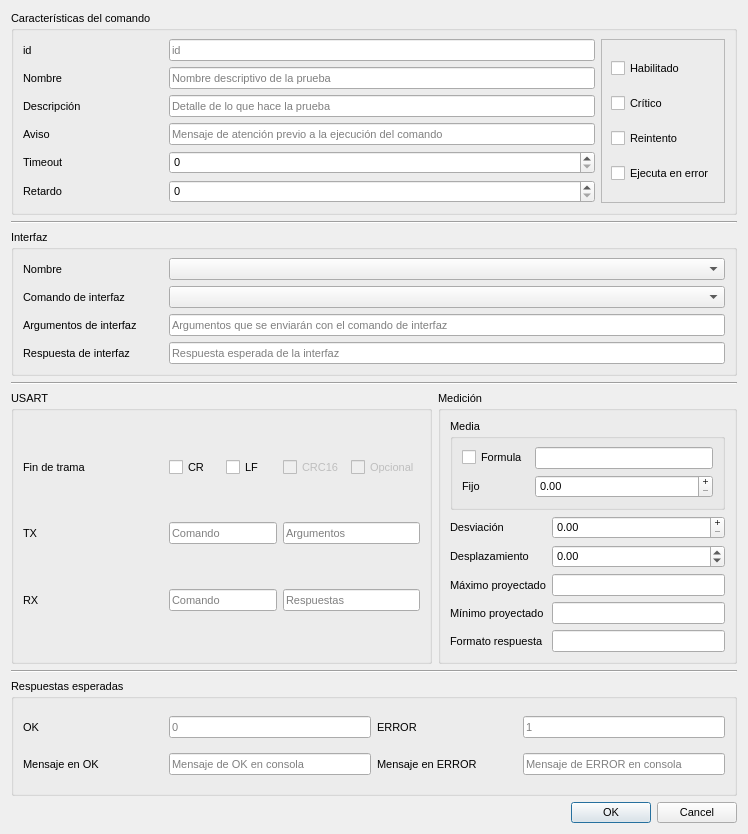
<?xml version="1.0" encoding="UTF-8"?>
<ui version="4.0">
 <class>CommandEditDialog</class>
 <widget class="QDialog" name="CommandEditDialog">
  <property name="geometry">
   <rect>
    <x>0</x>
    <y>0</y>
    <width>748</width>
    <height>834</height>
   </rect>
  </property>
  <property name="font">
   <font>
    <pointsize>8</pointsize>
   </font>
  </property>
  <property name="windowTitle">
   <string>Editor de comandos</string>
  </property>
  <layout class="QGridLayout" name="gridLayout">
   <item row="5" column="0">
    <widget class="QGroupBox" name="groupBox">
     <property name="minimumSize">
      <size>
       <width>0</width>
       <height>0</height>
      </size>
     </property>
     <property name="title">
      <string>USART</string>
     </property>
     <layout class="QGridLayout" name="gridLayout_2">
      <item row="3" column="0">
       <widget class="QLabel" name="label_19">
        <property name="minimumSize">
         <size>
          <width>140</width>
          <height>0</height>
         </size>
        </property>
        <property name="maximumSize">
         <size>
          <width>140</width>
          <height>16777215</height>
         </size>
        </property>
        <property name="text">
         <string>RX</string>
        </property>
       </widget>
      </item>
      <item row="3" column="1" colspan="2">
       <widget class="QLineEdit" name="lineEdit_rxCommand">
        <property name="sizePolicy">
         <sizepolicy hsizetype="Minimum" vsizetype="Fixed">
          <horstretch>0</horstretch>
          <verstretch>0</verstretch>
         </sizepolicy>
        </property>
        <property name="maximumSize">
         <size>
          <width>16777215</width>
          <height>16777215</height>
         </size>
        </property>
        <property name="placeholderText">
         <string>Comando</string>
        </property>
       </widget>
      </item>
      <item row="1" column="3" colspan="2">
       <widget class="QLineEdit" name="lineEdit_txArguments">
        <property name="placeholderText">
         <string>Argumentos</string>
        </property>
       </widget>
      </item>
      <item row="3" column="3" colspan="2">
       <widget class="QLineEdit" name="lineEdit_rxAnswers">
        <property name="placeholderText">
         <string>Respuestas</string>
        </property>
       </widget>
      </item>
      <item row="1" column="0">
       <widget class="QLabel" name="label_4">
        <property name="minimumSize">
         <size>
          <width>140</width>
          <height>0</height>
         </size>
        </property>
        <property name="maximumSize">
         <size>
          <width>140</width>
          <height>16777215</height>
         </size>
        </property>
        <property name="text">
         <string>TX</string>
        </property>
       </widget>
      </item>
      <item row="0" column="0">
       <widget class="QLabel" name="label_8">
        <property name="minimumSize">
         <size>
          <width>140</width>
          <height>0</height>
         </size>
        </property>
        <property name="maximumSize">
         <size>
          <width>140</width>
          <height>16777215</height>
         </size>
        </property>
        <property name="text">
         <string>Fin de trama</string>
        </property>
       </widget>
      </item>
      <item row="0" column="1">
       <widget class="QCheckBox" name="checkBox_cr">
        <property name="text">
         <string>CR</string>
        </property>
       </widget>
      </item>
      <item row="0" column="2">
       <widget class="QCheckBox" name="checkBox_lf">
        <property name="text">
         <string>LF</string>
        </property>
       </widget>
      </item>
      <item row="0" column="3">
       <widget class="QCheckBox" name="checkBox_crc16">
        <property name="enabled">
         <bool>false</bool>
        </property>
        <property name="text">
         <string>CRC16</string>
        </property>
       </widget>
      </item>
      <item row="0" column="4">
       <widget class="QCheckBox" name="checkBox_optional">
        <property name="enabled">
         <bool>false</bool>
        </property>
        <property name="text">
         <string>Opcional</string>
        </property>
       </widget>
      </item>
      <item row="1" column="1" colspan="2">
       <widget class="QLineEdit" name="lineEdit_txCommand">
        <property name="sizePolicy">
         <sizepolicy hsizetype="Minimum" vsizetype="Fixed">
          <horstretch>0</horstretch>
          <verstretch>0</verstretch>
         </sizepolicy>
        </property>
        <property name="maximumSize">
         <size>
          <width>16777215</width>
          <height>16777215</height>
         </size>
        </property>
        <property name="placeholderText">
         <string>Comando</string>
        </property>
       </widget>
      </item>
     </layout>
    </widget>
   </item>
   <item row="5" column="1">
    <widget class="QGroupBox" name="groupBox_3">
     <property name="minimumSize">
      <size>
       <width>0</width>
       <height>0</height>
      </size>
     </property>
     <property name="title">
      <string>Medición</string>
     </property>
     <layout class="QGridLayout" name="gridLayout_4">
      <item row="5" column="1">
       <widget class="QDoubleSpinBox" name="doubleSpinBox_offset">
        <property name="minimum">
         <double>-99999.990000000005239</double>
        </property>
        <property name="maximum">
         <double>99999.990000000005239</double>
        </property>
       </widget>
      </item>
      <item row="0" column="0" rowspan="4" colspan="2">
       <widget class="QGroupBox" name="groupBox_6">
        <property name="sizePolicy">
         <sizepolicy hsizetype="Preferred" vsizetype="Preferred">
          <horstretch>0</horstretch>
          <verstretch>0</verstretch>
         </sizepolicy>
        </property>
        <property name="minimumSize">
         <size>
          <width>0</width>
          <height>0</height>
         </size>
        </property>
        <property name="title">
         <string>Media</string>
        </property>
        <layout class="QGridLayout" name="gridLayout_7">
         <item row="2" column="1">
          <widget class="QLineEdit" name="lineEdit_meanFormula"/>
         </item>
         <item row="2" column="0">
          <widget class="QCheckBox" name="checkBox_meanFormula">
           <property name="text">
            <string>Formula</string>
           </property>
          </widget>
         </item>
         <item row="3" column="0">
          <widget class="QLabel" name="label_6">
           <property name="minimumSize">
            <size>
             <width>0</width>
             <height>0</height>
            </size>
           </property>
           <property name="maximumSize">
            <size>
             <width>16777215</width>
             <height>16777215</height>
            </size>
           </property>
           <property name="layoutDirection">
            <enum>Qt::LeftToRight</enum>
           </property>
           <property name="text">
            <string>Fijo</string>
           </property>
           <property name="alignment">
            <set>Qt::AlignLeading|Qt::AlignLeft|Qt::AlignVCenter</set>
           </property>
          </widget>
         </item>
         <item row="3" column="1">
          <widget class="QDoubleSpinBox" name="doubleSpinBox_meanFixed">
           <property name="buttonSymbols">
            <enum>QAbstractSpinBox::PlusMinus</enum>
           </property>
           <property name="maximum">
            <double>9999.989999999999782</double>
           </property>
           <property name="singleStep">
            <double>0.010000000000000</double>
           </property>
          </widget>
         </item>
        </layout>
       </widget>
      </item>
      <item row="7" column="1">
       <widget class="QLineEdit" name="lineEdit_measMin">
        <property name="readOnly">
         <bool>true</bool>
        </property>
       </widget>
      </item>
      <item row="6" column="1">
       <widget class="QLineEdit" name="lineEdit_measMax">
        <property name="readOnly">
         <bool>true</bool>
        </property>
       </widget>
      </item>
      <item row="5" column="0">
       <widget class="QLabel" name="label_22">
        <property name="minimumSize">
         <size>
          <width>0</width>
          <height>0</height>
         </size>
        </property>
        <property name="maximumSize">
         <size>
          <width>16777215</width>
          <height>16777215</height>
         </size>
        </property>
        <property name="layoutDirection">
         <enum>Qt::LeftToRight</enum>
        </property>
        <property name="text">
         <string>Desplazamiento</string>
        </property>
        <property name="alignment">
         <set>Qt::AlignLeading|Qt::AlignLeft|Qt::AlignVCenter</set>
        </property>
       </widget>
      </item>
      <item row="6" column="0">
       <widget class="QLabel" name="label_15">
        <property name="text">
         <string>Máximo proyectado</string>
        </property>
       </widget>
      </item>
      <item row="4" column="1">
       <widget class="QDoubleSpinBox" name="doubleSpinBox_deviation">
        <property name="buttonSymbols">
         <enum>QAbstractSpinBox::PlusMinus</enum>
        </property>
        <property name="specialValueText">
         <string/>
        </property>
        <property name="maximum">
         <double>9999.989999999999782</double>
        </property>
        <property name="singleStep">
         <double>0.010000000000000</double>
        </property>
       </widget>
      </item>
      <item row="7" column="0">
       <widget class="QLabel" name="label_21">
        <property name="text">
         <string>Mínimo proyectado</string>
        </property>
       </widget>
      </item>
      <item row="4" column="0">
       <widget class="QLabel" name="label_5">
        <property name="minimumSize">
         <size>
          <width>0</width>
          <height>0</height>
         </size>
        </property>
        <property name="maximumSize">
         <size>
          <width>16777215</width>
          <height>16777215</height>
         </size>
        </property>
        <property name="layoutDirection">
         <enum>Qt::LeftToRight</enum>
        </property>
        <property name="text">
         <string>Desviación</string>
        </property>
        <property name="alignment">
         <set>Qt::AlignLeading|Qt::AlignLeft|Qt::AlignVCenter</set>
        </property>
       </widget>
      </item>
      <item row="8" column="0">
       <widget class="QLabel" name="label_23">
        <property name="text">
         <string>Formato respuesta</string>
        </property>
       </widget>
      </item>
      <item row="8" column="1">
       <widget class="QLineEdit" name="lineEdit_measFormula"/>
      </item>
     </layout>
    </widget>
   </item>
   <item row="4" column="0" colspan="2">
    <widget class="Line" name="line">
     <property name="orientation">
      <enum>Qt::Horizontal</enum>
     </property>
    </widget>
   </item>
   <item row="3" column="0" colspan="2">
    <widget class="QGroupBox" name="groupBox_4">
     <property name="title">
      <string>Interfaz</string>
     </property>
     <layout class="QGridLayout" name="gridLayout_5">
      <item row="0" column="0">
       <widget class="QLabel" name="label">
        <property name="minimumSize">
         <size>
          <width>140</width>
          <height>0</height>
         </size>
        </property>
        <property name="maximumSize">
         <size>
          <width>140</width>
          <height>16777215</height>
         </size>
        </property>
        <property name="text">
         <string>Nombre</string>
        </property>
       </widget>
      </item>
      <item row="1" column="0">
       <widget class="QLabel" name="label_2">
        <property name="minimumSize">
         <size>
          <width>140</width>
          <height>0</height>
         </size>
        </property>
        <property name="maximumSize">
         <size>
          <width>140</width>
          <height>16777215</height>
         </size>
        </property>
        <property name="text">
         <string>Comando de interfaz</string>
        </property>
       </widget>
      </item>
      <item row="2" column="0">
       <widget class="QLabel" name="label_3">
        <property name="minimumSize">
         <size>
          <width>140</width>
          <height>0</height>
         </size>
        </property>
        <property name="maximumSize">
         <size>
          <width>140</width>
          <height>16777215</height>
         </size>
        </property>
        <property name="text">
         <string>Argumentos de interfaz</string>
        </property>
       </widget>
      </item>
      <item row="3" column="0">
       <widget class="QLabel" name="label_7">
        <property name="minimumSize">
         <size>
          <width>140</width>
          <height>0</height>
         </size>
        </property>
        <property name="maximumSize">
         <size>
          <width>140</width>
          <height>16777215</height>
         </size>
        </property>
        <property name="text">
         <string>Respuesta de interfaz</string>
        </property>
       </widget>
      </item>
      <item row="0" column="1">
       <widget class="QComboBox" name="comboBox_tool"/>
      </item>
      <item row="1" column="1">
       <widget class="QComboBox" name="comboBox_command"/>
      </item>
      <item row="2" column="1">
       <widget class="QLineEdit" name="lineEdit_ifArgs">
        <property name="placeholderText">
         <string>Argumentos que se enviarán con el comando de interfaz</string>
        </property>
       </widget>
      </item>
      <item row="3" column="1">
       <widget class="QLineEdit" name="lineEdit_ifAns">
        <property name="placeholderText">
         <string>Respuesta esperada de la interfaz</string>
        </property>
       </widget>
      </item>
     </layout>
    </widget>
   </item>
   <item row="2" column="0" colspan="2">
    <widget class="Line" name="line_2">
     <property name="orientation">
      <enum>Qt::Horizontal</enum>
     </property>
    </widget>
   </item>
   <item row="0" column="0" colspan="2">
    <widget class="QGroupBox" name="groupBox_5">
     <property name="title">
      <string>Características del comando</string>
     </property>
     <layout class="QGridLayout" name="gridLayout_6">
      <item row="1" column="1">
       <widget class="QLineEdit" name="lineEdit_codeName">
        <property name="placeholderText">
         <string>Nombre descriptivo de la prueba</string>
        </property>
       </widget>
      </item>
      <item row="0" column="0">
       <widget class="QLabel" name="label_13">
        <property name="minimumSize">
         <size>
          <width>140</width>
          <height>0</height>
         </size>
        </property>
        <property name="maximumSize">
         <size>
          <width>140</width>
          <height>16777215</height>
         </size>
        </property>
        <property name="text">
         <string>id</string>
        </property>
       </widget>
      </item>
      <item row="1" column="0">
       <widget class="QLabel" name="label_12">
        <property name="minimumSize">
         <size>
          <width>140</width>
          <height>0</height>
         </size>
        </property>
        <property name="maximumSize">
         <size>
          <width>140</width>
          <height>16777215</height>
         </size>
        </property>
        <property name="text">
         <string>Nombre</string>
        </property>
       </widget>
      </item>
      <item row="3" column="1">
       <widget class="QLineEdit" name="lineEdit_messageNotice">
        <property name="placeholderText">
         <string>Mensaje de atención previo a la ejecución del comando</string>
        </property>
       </widget>
      </item>
      <item row="5" column="1">
       <widget class="QSpinBox" name="spinBox_delay">
        <property name="maximum">
         <number>1000000</number>
        </property>
       </widget>
      </item>
      <item row="4" column="0">
       <widget class="QLabel" name="label_11">
        <property name="minimumSize">
         <size>
          <width>140</width>
          <height>0</height>
         </size>
        </property>
        <property name="maximumSize">
         <size>
          <width>140</width>
          <height>16777215</height>
         </size>
        </property>
        <property name="text">
         <string>Timeout</string>
        </property>
       </widget>
      </item>
      <item row="4" column="1">
       <widget class="QSpinBox" name="spinBox_timeout">
        <property name="maximum">
         <number>1000000</number>
        </property>
       </widget>
      </item>
      <item row="2" column="0">
       <widget class="QLabel" name="label_14">
        <property name="minimumSize">
         <size>
          <width>140</width>
          <height>0</height>
         </size>
        </property>
        <property name="maximumSize">
         <size>
          <width>140</width>
          <height>16777215</height>
         </size>
        </property>
        <property name="text">
         <string>Descripción</string>
        </property>
       </widget>
      </item>
      <item row="3" column="0">
       <widget class="QLabel" name="label_18">
        <property name="minimumSize">
         <size>
          <width>140</width>
          <height>0</height>
         </size>
        </property>
        <property name="maximumSize">
         <size>
          <width>140</width>
          <height>16777215</height>
         </size>
        </property>
        <property name="text">
         <string>Aviso</string>
        </property>
       </widget>
      </item>
      <item row="2" column="1">
       <widget class="QLineEdit" name="lineEdit_description">
        <property name="placeholderText">
         <string>Detalle de lo que hace la prueba</string>
        </property>
       </widget>
      </item>
      <item row="5" column="0">
       <widget class="QLabel" name="label_17">
        <property name="minimumSize">
         <size>
          <width>140</width>
          <height>0</height>
         </size>
        </property>
        <property name="maximumSize">
         <size>
          <width>140</width>
          <height>16777215</height>
         </size>
        </property>
        <property name="text">
         <string>Retardo</string>
        </property>
       </widget>
      </item>
      <item row="0" column="1">
       <widget class="QLineEdit" name="lineEdit_id">
        <property name="placeholderText">
         <string>id</string>
        </property>
       </widget>
      </item>
      <item row="0" column="2" rowspan="6">
       <widget class="QFrame" name="frame">
        <property name="frameShape">
         <enum>QFrame::StyledPanel</enum>
        </property>
        <property name="frameShadow">
         <enum>QFrame::Raised</enum>
        </property>
        <layout class="QVBoxLayout" name="verticalLayout">
         <item>
          <widget class="QCheckBox" name="checkBox_enable">
           <property name="maximumSize">
            <size>
             <width>16777215</width>
             <height>16777215</height>
            </size>
           </property>
           <property name="text">
            <string>Habilitado</string>
           </property>
          </widget>
         </item>
         <item>
          <widget class="QCheckBox" name="checkBox_end">
           <property name="maximumSize">
            <size>
             <width>16777215</width>
             <height>16777215</height>
            </size>
           </property>
           <property name="text">
            <string>Crítico</string>
           </property>
          </widget>
         </item>
         <item>
          <widget class="QCheckBox" name="checkBox_retry">
           <property name="maximumSize">
            <size>
             <width>16777215</width>
             <height>16777215</height>
            </size>
           </property>
           <property name="text">
            <string>Reintento</string>
           </property>
          </widget>
         </item>
         <item>
          <widget class="QCheckBox" name="checkBox_runOnJump">
           <property name="maximumSize">
            <size>
             <width>16777215</width>
             <height>16777215</height>
            </size>
           </property>
           <property name="text">
            <string>Ejecuta en error</string>
           </property>
          </widget>
         </item>
        </layout>
       </widget>
      </item>
     </layout>
    </widget>
   </item>
   <item row="7" column="0" colspan="2">
    <widget class="QGroupBox" name="groupBox_2">
     <property name="title">
      <string>Respuestas esperadas</string>
     </property>
     <layout class="QGridLayout" name="gridLayout_3">
      <item row="1" column="1">
       <widget class="QLineEdit" name="lineEdit_messageOnOk">
        <property name="placeholderText">
         <string>Mensaje de OK en consola</string>
        </property>
       </widget>
      </item>
      <item row="0" column="1">
       <widget class="QLineEdit" name="lineEdit_onOk">
        <property name="sizePolicy">
         <sizepolicy hsizetype="Minimum" vsizetype="Fixed">
          <horstretch>0</horstretch>
          <verstretch>0</verstretch>
         </sizepolicy>
        </property>
        <property name="maximumSize">
         <size>
          <width>16777215</width>
          <height>16777215</height>
         </size>
        </property>
        <property name="placeholderText">
         <string>0</string>
        </property>
       </widget>
      </item>
      <item row="1" column="0">
       <widget class="QLabel" name="label_16">
        <property name="minimumSize">
         <size>
          <width>140</width>
          <height>0</height>
         </size>
        </property>
        <property name="maximumSize">
         <size>
          <width>140</width>
          <height>16777215</height>
         </size>
        </property>
        <property name="text">
         <string>Mensaje en OK</string>
        </property>
       </widget>
      </item>
      <item row="0" column="0">
       <widget class="QLabel" name="label_9">
        <property name="minimumSize">
         <size>
          <width>140</width>
          <height>0</height>
         </size>
        </property>
        <property name="maximumSize">
         <size>
          <width>140</width>
          <height>16777215</height>
         </size>
        </property>
        <property name="text">
         <string>OK</string>
        </property>
       </widget>
      </item>
      <item row="0" column="2">
       <widget class="QLabel" name="label_10">
        <property name="minimumSize">
         <size>
          <width>140</width>
          <height>0</height>
         </size>
        </property>
        <property name="maximumSize">
         <size>
          <width>140</width>
          <height>16777215</height>
         </size>
        </property>
        <property name="text">
         <string>ERROR</string>
        </property>
       </widget>
      </item>
      <item row="0" column="3">
       <widget class="QLineEdit" name="lineEdit_onError">
        <property name="sizePolicy">
         <sizepolicy hsizetype="Minimum" vsizetype="Fixed">
          <horstretch>0</horstretch>
          <verstretch>0</verstretch>
         </sizepolicy>
        </property>
        <property name="maximumSize">
         <size>
          <width>16777215</width>
          <height>16777215</height>
         </size>
        </property>
        <property name="placeholderText">
         <string>1</string>
        </property>
       </widget>
      </item>
      <item row="1" column="2">
       <widget class="QLabel" name="label_20">
        <property name="minimumSize">
         <size>
          <width>140</width>
          <height>0</height>
         </size>
        </property>
        <property name="maximumSize">
         <size>
          <width>140</width>
          <height>16777215</height>
         </size>
        </property>
        <property name="text">
         <string>Mensaje en ERROR</string>
        </property>
       </widget>
      </item>
      <item row="1" column="3">
       <widget class="QLineEdit" name="lineEdit_messageOnError">
        <property name="placeholderText">
         <string>Mensaje de ERROR en consola</string>
        </property>
       </widget>
      </item>
     </layout>
    </widget>
   </item>
   <item row="35" column="0" colspan="2">
    <widget class="QDialogButtonBox" name="buttonBox">
     <property name="orientation">
      <enum>Qt::Horizontal</enum>
     </property>
     <property name="standardButtons">
      <set>QDialogButtonBox::Cancel|QDialogButtonBox::Ok</set>
     </property>
    </widget>
   </item>
   <item row="6" column="0" colspan="2">
    <widget class="Line" name="line_3">
     <property name="orientation">
      <enum>Qt::Horizontal</enum>
     </property>
    </widget>
   </item>
  </layout>
 </widget>
 <resources/>
 <connections>
  <connection>
   <sender>buttonBox</sender>
   <signal>accepted()</signal>
   <receiver>CommandEditDialog</receiver>
   <slot>accept()</slot>
   <hints>
    <hint type="sourcelabel">
     <x>248</x>
     <y>254</y>
    </hint>
    <hint type="destinationlabel">
     <x>157</x>
     <y>274</y>
    </hint>
   </hints>
  </connection>
  <connection>
   <sender>buttonBox</sender>
   <signal>rejected()</signal>
   <receiver>CommandEditDialog</receiver>
   <slot>reject()</slot>
   <hints>
    <hint type="sourcelabel">
     <x>316</x>
     <y>260</y>
    </hint>
    <hint type="destinationlabel">
     <x>286</x>
     <y>274</y>
    </hint>
   </hints>
  </connection>
 </connections>
</ui>
